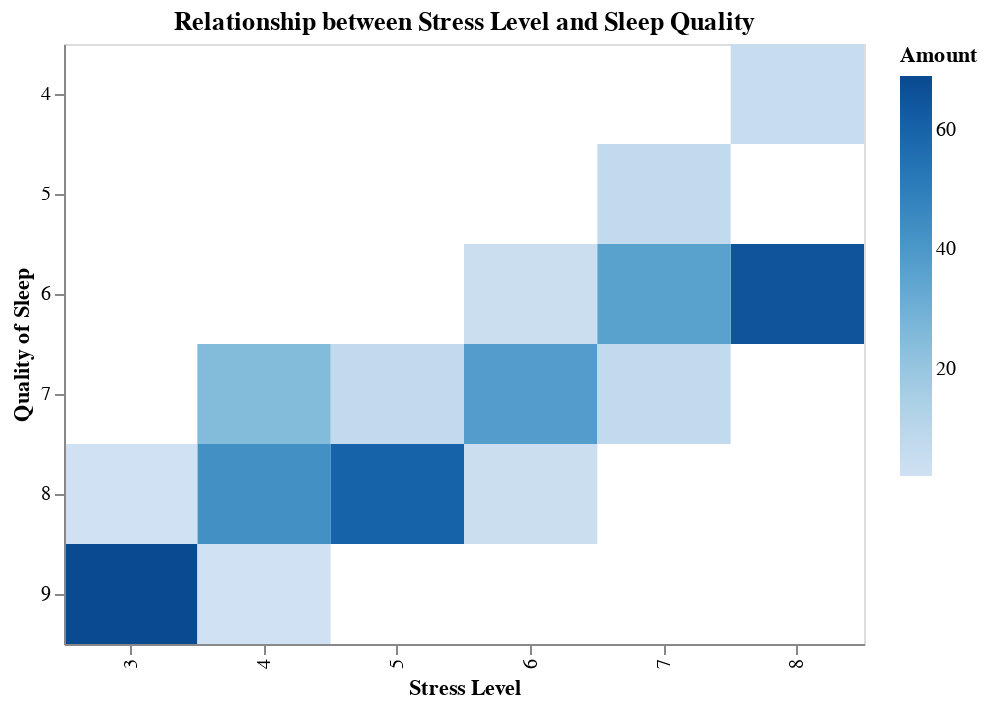

Notebook source saved alongside this figure:
### Code cell
chart = alt.Chart(df).mark_rect().encode(
    x=alt.X('Stress Level:O', title='Stress Level'),
    y=alt.Y('Quality of Sleep:O', title='Quality of Sleep'),
    color=alt.Color('count():Q', scale=alt.Scale(scheme='blues'), title='Amount'),
    tooltip=['Stress Level', 'Quality of Sleep', 'count()']
).properties(
    title='Relationship between Stress Level and Sleep Quality',
    width=400,
    height=300
)
chart

### Figure 1 — Vega-Lite specification as saved in the notebook (floating-point values rounded to 4 significant figures; data arrays with more than 128 entries replaced by an {"elided": "..."} marker saying what was removed)
{"config": {"view": {"continuousWidth": 300, "continuousHeight": 300}}, "data": {"name": "data-0a8151ac912dbc8299ee2d748a0b855a"}, "mark": {"type": "rect"}, "encoding": {"color": {"aggregate": "count", "scale": {"scheme": "blues"}, "title": "Amount", "type": "quantitative"}, "tooltip": [{"field": "Stress Level", "type": "quantitative"}, {"field": "Quality of Sleep", "type": "quantitative"}, {"aggregate": "count", "type": "quantitative"}], "x": {"field": "Stress Level", "title": "Stress Level", "type": "ordinal"}, "y": {"field": "Quality of Sleep", "title": "Quality of Sleep", "type": "ordinal"}}, "height": 300, "title": "Relationship between Stress Level and Sleep Quality", "width": 400, "$schema": "https://vega.github.io/schema/vega-lite/v5.8.0.json", "datasets": {"data-0a8151ac912dbc8299ee2d748a0b855a": {"elided": "374 records"}}}
